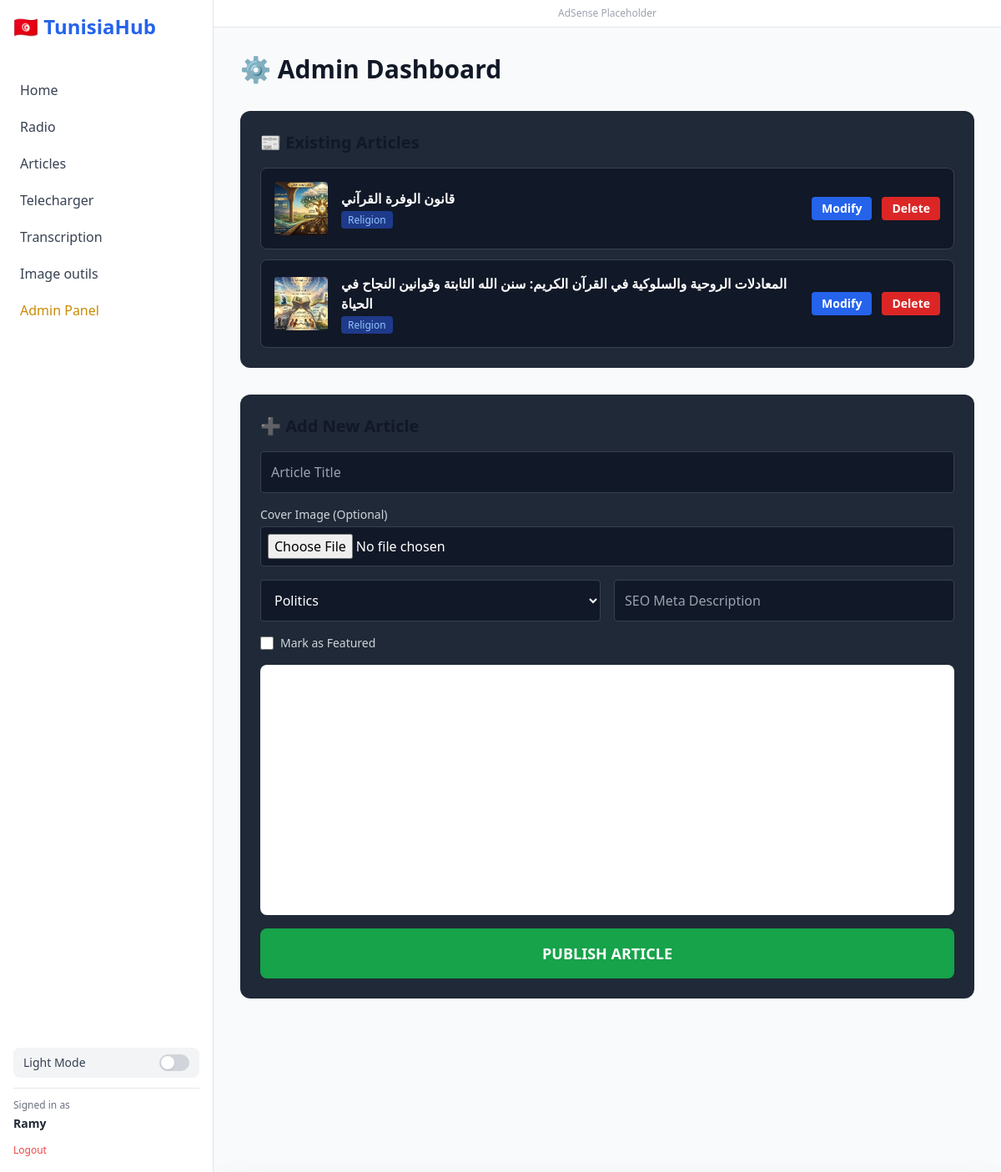
The page /admin/ (signed in) on the database its author committed.
### app/models.py (models this page shows)
class NewsArticle(Base):
    __tablename__ = "news"
    id = Column(Integer, primary_key=True, index=True)
    title = Column(String, index=True)
    content = Column(Text)
    category = Column(String)
    image_url = Column(String, nullable=True)
    is_featured = Column(Boolean, default=False)
    meta_description = Column(String, nullable=True)
    created_at = Column(DateTime(timezone=True), server_default=func.now())

### app/routes/admin.py (the view)
@router.get("/", response_class=HTMLResponse)
async def admin_dashboard(
    request: Request,
    db: AsyncSession = Depends(get_db)
):
    user = await admin_guard(request)
    if isinstance(user, RedirectResponse):
        return user
    stmt = select(NewsArticle).order_by(
        NewsArticle.created_at.desc()
    ).limit(50)
    result = await db.execute(stmt)
    return templates.TemplateResponse(
        "admin_dashboard.html",
        {
            "request": request,
            "user": user,
            "articles": result.scalars().all()
        }
    )

### app/templates/admin_dashboard.html (shortened to what this page needs)
{% extends "base.html" %}
{% block content %}
<div class="max-w-6xl mx-auto">
    <h2 class="text-3xl font-bold mb-8">⚙️ Admin Dashboard</h2>
    <div class="bg-gray-800 p-6 rounded-xl mb-8">
        <h3 class="text-xl font-bold mb-4">📰 Existing Articles</h3>
        {% if not articles %}
            <p class="text-gray-400">No articles yet. Add your first one below!</p>
        {% else %}
            <div class="space-y-3">
                {% for article in articles %}
                <div class="flex justify-between items-center bg-gray-900 p-4 rounded-lg border border-gray-700">
                    <div class="flex-1 flex items-center gap-4">
                        {% if article.image_url %}
                            <img src="{{ article.image_url }}" class="w-16 h-16 object-cover rounded">
                        {% endif %}
                        <div>
                            <h4 class="font-bold text-white">{{ article.title }}</h4>
                            <span class="text-xs bg-blue-900 text-blue-300 px-2 py-0.5 rounded">{{ article.category }}</span>
                        </div>
                    </div>
                    <div class="flex items-center gap-3">
                        <a href="/admin/edit/{{ article.id }}"
                        class="px-3 py-1 bg-blue-600 hover:bg-blue-700 rounded text-white text-sm font-semibold">
                            Modify
                        </a>
                        <form action="/admin/delete/{{ article.id }}"
                            method="POST"
                            onsubmit="return confirm('Delete this article?');">
                            <button type="submit"
                                    class="px-3 py-1 bg-red-600 hover:bg-red-700 rounded text-white text-sm font-semibold">
                                Delete
                            </button>
                        </form>
                    </div>
                </div>
                {% endfor %}
            </div>
        {% endif %}
    </div>
    <div class="bg-gray-800 p-6 rounded-xl mb-24">
        <h3 class="text-xl font-bold mb-4">➕ Add New Article</h3>
        <form id="article-form" method="POST" action="/admin/create" enctype="multipart/form-data" class="space-y-4">
            <input type="text" name="title" placeholder="Article Title" required class="w-full bg-gray-900 p-3 rounded border border-gray-700 text-white">
            <div>
                <label class="block text-sm mb-1 text-gray-300">Cover Image (Optional)</label>
                <input type="file" name="image" accept="image/*" class="w-full bg-gray-900 p-2 rounded border border-gray-700 text-white">
            </div>
            <div class="grid grid-cols-2 gap-4">
                <select name="category" required class="bg-gray-900 p-3 rounded border border-gray-700 text-white">
                    <option value="Politics">Politics</option>
                </select>
                <input type="text" name="meta_description" placeholder="SEO Meta Description" class="bg-gray-900 p-3 rounded border border-gray-700 text-white">
            </div>
            <label class="flex items-center gap-2 cursor-pointer">
                <input type="checkbox" name="is_featured" class="w-4 h-4">
                <span class="text-sm text-gray-300">Mark as Featured</span>
            </label>
            <div id="quill-editor" class="bg-white rounded-lg text-black" style="height: 300px;"></div>
            <button type="submit" class="w-full bg-green-600 px-8 py-4 rounded-lg font-bold hover:bg-green-700 transition text-white text-lg">
                PUBLISH ARTICLE
            </button>
        </form>
    </div>
</div>
<link href="https://cdn.quilljs.com/1.3.7/quill.snow.css" rel="stylesheet">
{% endblock %}

### app/templates/base.html (shortened to what this page needs)
<!DOCTYPE html>
<html lang="en">
<head>
    <script src="https://cdn.tailwindcss.com"></script>
</head>
<body class="bg-gray-50 text-gray-900 dark:bg-gray-900 dark:text-white flex h-screen overflow-hidden">
    <aside class="w-64 bg-white dark:bg-gray-800 border-r border-gray-200 dark:border-gray-700 flex flex-col justify-between p-4 flex-shrink-0 z-40 shadow-sm">
        <div>
            <h1 class="text-2xl font-bold mb-10 text-blue-600 dark:text-blue-400">🇹🇳 TunisiaHub</h1>
            <nav class="space-y-1">
                <a href="/" data-nav class="nav-link flex items-center gap-3 p-2 rounded-lg transition-colors hover:bg-gray-100 dark:hover:bg-gray-700 text-gray-700 dark:text-gray-300">Home</a>
                <a href="/radio" data-nav class="nav-link flex items-center gap-3 p-2 rounded-lg transition-colors hover:bg-gray-100 dark:hover:bg-gray-700 text-gray-700 dark:text-gray-300">Radio</a>
                <a href="/news" data-nav class="nav-link flex items-center gap-3 p-2 rounded-lg transition-colors hover:bg-gray-100 dark:hover:bg-gray-700 text-gray-700 dark:text-gray-300">Articles</a>
                <a href="/downloader" data-nav class="nav-link flex items-center gap-3 p-2 rounded-lg transition-colors hover:bg-gray-100 dark:hover:bg-gray-700 text-gray-700 dark:text-gray-300">Telecharger</a>
                <a href="/transcription" data-nav class="nav-link flex items-center gap-3 p-2 rounded-lg transition-colors hover:bg-gray-100 dark:hover:bg-gray-700 text-gray-700 dark:text-gray-300">Transcription</a>
                <a href="/image-tools" data-nav class="nav-link flex items-center gap-3 p-2 rounded-lg transition-colors hover:bg-gray-100 dark:hover:bg-gray-700 text-gray-700 dark:text-gray-300">Image outils</a>
                {% if request.state.user and request.state.user.is_admin %}
                    <a href="/admin" class="flex items-center gap-3 p-2 rounded-lg transition-colors text-yellow-600 dark:text-yellow-400 hover:bg-yellow-50 dark:hover:bg-yellow-900/20">Admin Panel</a>
                {% endif %}
            </nav>
        </div>
        <div class="space-y-3">
            <button id="theme-toggle" onclick="toggleDarkMode()"
                class="w-full flex items-center justify-between px-3 py-2 rounded-lg bg-gray-100 dark:bg-gray-700 hover:bg-gray-200 dark:hover:bg-gray-600 text-sm font-medium text-gray-700 dark:text-gray-300">
                <span id="theme-label">Light Mode</span>
                <span class="w-9 h-5 bg-gray-300 dark:bg-blue-500 rounded-full relative flex items-center" style="transition: background-color 0.3s;">
                    <span id="theme-dot" class="absolute w-4 h-4 bg-white rounded-full shadow" style="left: 2px; transition: left 0.3s;"></span>
                </span>
            </button>
            <div class="border-t border-gray-200 dark:border-gray-700 pt-3">
                {% if request.state.user %}
                    <p class="text-xs text-gray-500 dark:text-gray-400 mb-1">Signed in as</p>
                    <p class="font-semibold text-sm mb-2 text-gray-800 dark:text-gray-200">{{ request.state.user.username }}</p>
                    <a href="/auth/logout" class="text-red-500 hover:text-red-600 dark:text-red-400 text-xs hover:underline">Logout</a>
                {% else %}
                    <a href="/auth/login" data-nav class="block w-full text-center py-2 px-3 rounded-lg bg-blue-600 hover:bg-blue-700 text-white text-sm font-medium mb-2">Login</a>
                    <a href="/auth/register" data-nav class="block text-center text-gray-500 dark:text-gray-400 hover:underline text-xs">Create Account</a>
                {% endif %}
            </div>
        </div>
    </aside>
    <div class="flex-1 flex flex-col overflow-hidden">
        <div class="bg-white dark:bg-gray-800 border-b border-gray-200 dark:border-gray-700 p-2 text-center text-xs text-gray-400 flex-shrink-0">
            AdSense Placeholder
        </div>
        <div id="app-content" class="flex-1 overflow-y-auto p-8 pb-28 bg-gray-50 dark:bg-gray-900">
            {% block content %}{% endblock %}
        </div>
    </div>
</body>
</html>

### app/templates/base.html (style rules this page uses)
body, aside, nav a, button, input, select, div { transition: background-color 0.2s ease, border-color 0.2s ease, color 0.15s ease; }

### rows shown on the page
NewsArticle: image_url (picture), title "قانون الوفرة القرآني", category "Religion"
NewsArticle: image_url (picture), title "المعادلات الروحية والسلوكية في القرآن الكريم: سنن الله الثابتة وقوانين النجاح في الحياة", category "Religion"

### other values the page prints
{{ request.state.user.username }} "Ramy"
